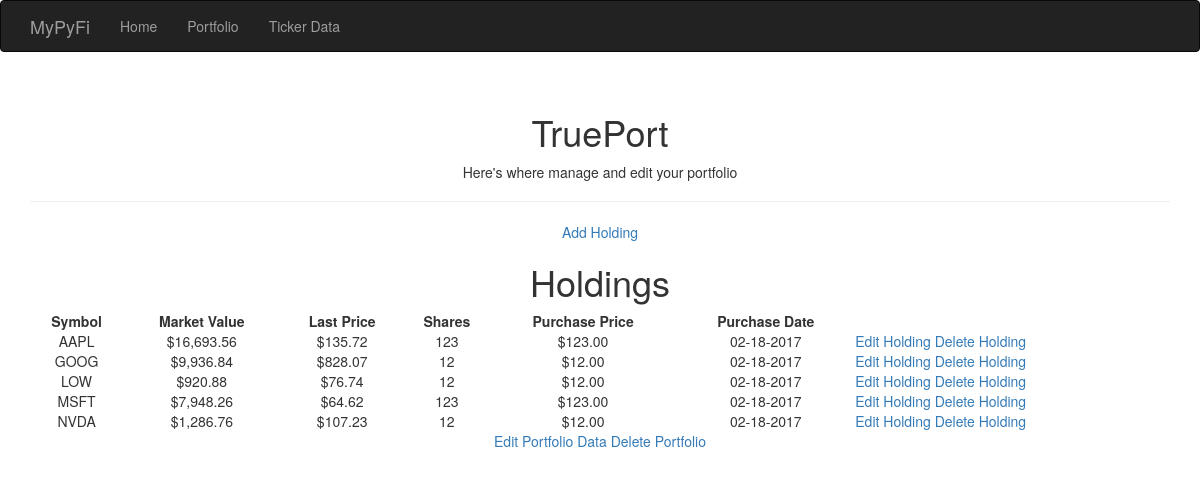
Page /portfolio/TruePort on the earlier database version.
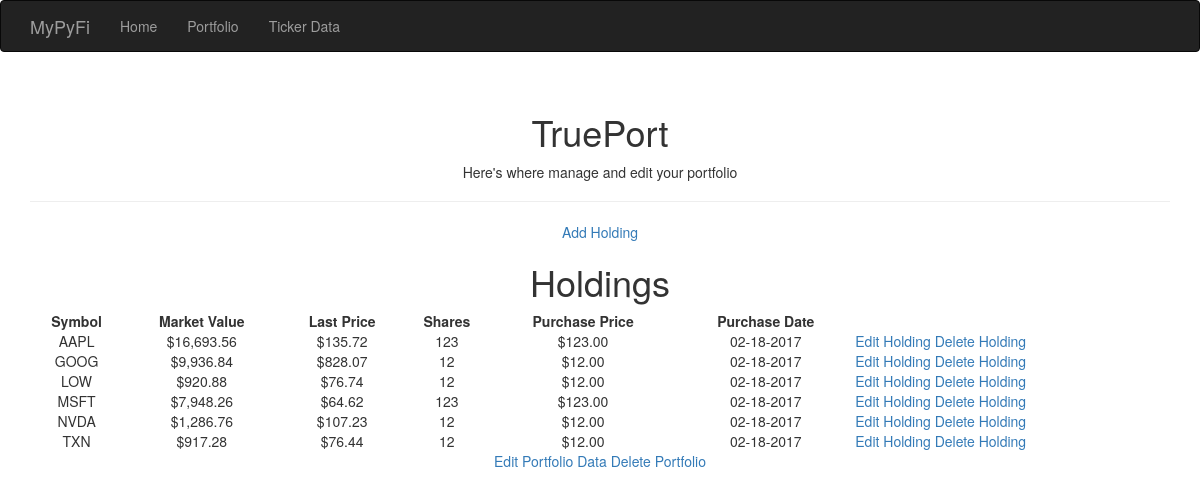
Same page on the later database version.
### app/models.py (models this page shows, shortened)
class Portfolio(db.Model):
    __tablename__ = 'portfolios'
    id = db.Column(db.Integer, primary_key=True, autoincrement=True)
    name = db.Column(db.String(25), unique=True)
    cash = db.Column(db.Float)
    holdings = db.relationship('Holding', backref='portfolio', lazy='dynamic')

class Holding(db.Model):
    __tablename__ = 'holdings'
    id = db.Column(db.Integer, primary_key=True, autoincrement=True)
    symbol = db.Column(db.String(6))
    shares = db.Column(db.Integer)
    purch_date = db.Column(db.Date)
    purch_price = db.Column(db.Float)
    last_price = db.Column(db.Float)
    portfolio_id = db.Column(db.Integer, db.ForeignKey('portfolios.id'))

### app/main/views.py (the view)
@main.route('/portfolio/<name>')
def portfolio(name):
    portfolio = Portfolio.query.filter_by(name=name).first()
    if portfolio is None:
        abort(404)
    else:
        session['portfolio'] = str(portfolio.name)
    holding_data = portfolio.holdings.order_by(Holding.symbol).all()
    return render_template('portfolio.html', name=name, holding_data=holding_data)

### app/templates/portfolio.html (shortened to what this page needs)
{% extends "base.html" %}
{% import "bootstrap/wtf.html" as wtf %}
{% block page_content %}
<div class="page-header">
    <h1>
        <center>{{ name }}</center>
    </h1>
    <p>
    <center>Here's where manage and edit your portfolio</center>
    </p>
</div>
<div style="text-align:center">
    <a class="button" href="{{ url_for('main.holding_add', name=name) }}">Add Holding</a>
</div>
{% if not holding_data|count > 0 %}
<h1>
    <center>No Holdings Found!</center>
</h1>
<p>
<center>There are no holdings saved in the portfolio {{ name }}</center></p>
{% else %}
<h1>
    <center>Holdings</center>
</h1>
<table style="width:100%">
    <tr>
        <th>
            <center>Symbol</center>
        </th>
        <th>
            <center>Market Value</center>
        </th>
        <th>
            <center>Last Price</center>
        </th>
        <th>
            <center>Shares</center>
        </th>
        <th>
            <center>Purchase Price</center>
        </th>
        <th>
            <center>Purchase Date</center>
        </th>
    </tr>
    {% for holding in holding_data %}
    <tr>
        <td>
            <center>{{ holding["symbol"] | upper }}</center>
        </td>
        <td>
            <center>{{ "${:,.2f}".format(holding["last_price"]*holding["shares"]) }}</center>
        </td>
        <td>
            <center>{{ "${:,.2f}".format(holding["last_price"]) }}</center>
        </td>
        <td>
            <center>{{ holding["shares"] }}</center>
        </td>
        <td>
            <center>{{ "${:,.2f}".format(holding["purch_price"]) }}</center>
        </td>
        <td>
            <center>{{ "{:%m-%d-%Y}".format(holding["purch_date"]) }}</center>
        </td>
        <td>
            <a class="button" href="{{ url_for('main.holding_edit', name=name, symbol=holding['symbol'], holding_id = holding['id'])}}">Edit Holding</a>
            <a class="button" href="{{ url_for('main.holding_delete_ask', name=name, symbol=holding['symbol'], holding_id = holding['id'])}}">Delete Holding</a>
        </td>
    </tr>
    {% endfor %}
</table>
{% endif %}
<div style="text-align:center">
    <a class="button" href="{{ url_for('main.portfolio_edit', name=name) }}">Edit Portfolio Data</a>
    <a class="button" href="{{ url_for('main.portfolio_delete_ask', name=name) }}">Delete Portfolio</a>
</div>
{% endblock %}

### app/templates/base.html (shortened to what this page needs)
{% extends "bootstrap/base.html" %}
{% block head %}
{{ super() }}
{% endblock %}
{% block navbar %}
<div class="navbar navbar-inverse" role="navigation">
    <div class="container">
        <div class="navbar-header">
            <a class="navbar-brand" href="/">MyPyFi</a>
        </div>
        <div class="navbar-collapse collapse">
            <ul class="nav navbar-nav">
                <li><a href="/">Home</a></li>
                <li><a href="{{ url_for('main.portfolio_main') }}">Portfolio</a></li>
                <li><a href="{{ url_for('main.ticker_data') }}">Ticker Data</a></li>
            </ul>
        </div>
    </div>
</div>
{% endblock %}
{% block content %}
<div class="container">
    {% block page_content %}{% endblock %}
</div>
{% endblock %}

Differences in the rows shown:
added Holding: symbol "TXN", holding['last_price']*holding['shares'] "$917.28", last_price "$76.44", shares "12", purch_price "$12.00", purch_date "02-18-2017"
